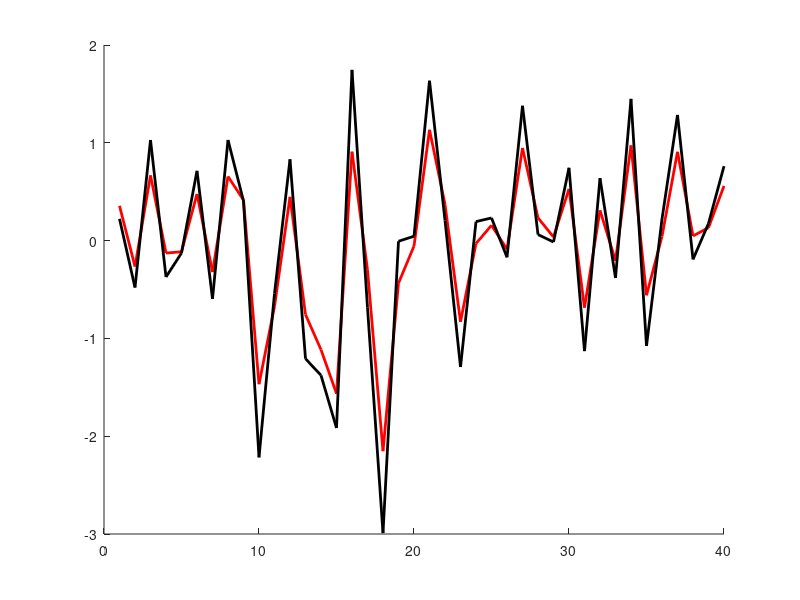

Write the MATLAB code that produced this figure. (Note: this script raises an error after producing the figure.)
% Copyright (c) Institute of Control Systems, Hamburg University of Technology. All rights reserved.
% Licensed under the GPLv3. See LICENSE in the project root for license information.
% Author(s): Harshith Gowda

clear all;
close all;

%% Intialization of States and U input as functions for data 
% f = @(t) sin(1*t)+0.00002*randn(size(t));
% f = @(t) exp(0.08*t)+0.00002*randn(size(t));
% g= @(t) exp(0.01*t)+0.00002*randn(size(t));
% f1 = @(t) exp(0.1*t)+0.00002*randn(size(t));
f = @(x,uk) 0.2*x+0.7*uk;
f1 = @(x,uk) 0.7*x+0.2*uk;
% g = @(t) 1* t+0.00002*randn(size(t));
N = 10; %prediction horizon
n = 40; % no of data points
k = 1:1:n;
uk = randn(n,1);
% uk = 1*ones(1,n);
% uk = 0.05:0.05:n*0.05;
x1 = 1; x2 = 1;
for i=0:n-1
    yk(i+1,1) = f(x1(i+1),uk(i+1));
    % yk(i+1,2) = f1(x2(i+1),uk(i+1));
    x1(i+2) = yk(i+1,1);
    % x2(i+2) = yk(i+1,2);

end
xk = [x1(1:n)'];
% xk = [x1(1:n)',x2(1:n)'];
% uk = uk';
xtrc=[xk,uk]; % aug. xk,uk

%% Plotting data points

figure(1), hold on
plot(k,yk,'Color','r','LineWidth',2)
plot(k,uk,'Color','k','LineWidth',2)
hold off
%% input constraints 
u0=1*uk(end);
lb = -10*ones(1,N);
ub = 10*ones(1,N);

%% GP-MPC
for i=1:10
    display(i,'iteration');
    [U] = Gp_mpc(xtrc,yk,u0,N,lb,ub);
    u0=U(1);
    xtrc(size(xtrc,1)+1,:) = [yk(end,:),U(1)];
    % yk(size(yk,1)+1,:) = [f(yk(end,1),U(1)),f1(yk(end,2),U(1))];
    yk(size(yk,1)+1,:) = [f(yk(end,1),U(1))];
    display(u0,'Optimal U');
    display(yk(end,:),'yk');
    display(xk(end,:),'xk')
    display('---------------------------');


    k = n:1:size(xtrc,1);
    figure(1), hold on
    plot(k,yk(n:end,:),'Color','g','LineWidth',1)
    plot(k,xtrc(n:end,end),'Color','b','LineWidth',1)
    % legend('yk1','yk2','uk','opt. Yk1','opt. Yk2','opt. Uk')
    hold off

end
projected_yk = yk(n:end,:)
optimal_uk = xtrc(n:end,end)



% xu=yk(end);
% 
% for j=1:N
%     yuk(j,1) = f(xu(j),U(j));
%     xu(j+1) = yuk(j,1);
% end
% figure(2), hold on
% fprintf('%g ',yuk)
% plot(n+1:1:n+1*N,yuk,'Color','y')
% plot(n+1:1:n+1*N,U,'Color','k')
% 
% % legend('yk','uk','opt. Yk','opt. Uk')
% hold off

